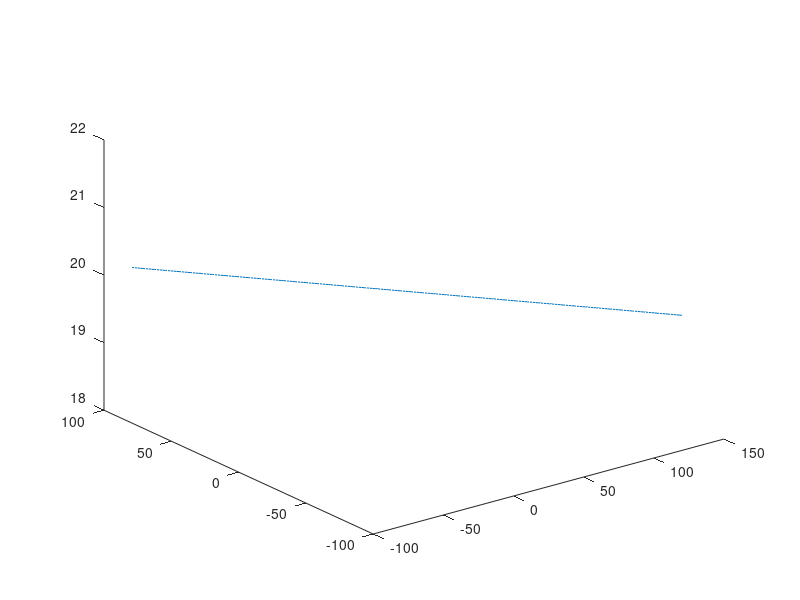

This figure's MATLAB source:
%% Pontificia UNiversidad Javeriana / Calculo Vectorial / Limites y Continuidad
%% Primer punto: Considere la funcion f(x,y,z)=xyz. ¿Tiene f un valor maximo sobre la recta con parametrizacion x=20-t, y=t, z=20?, Si lo tiene ¿cual es?

%visualizamos la recta
t=linspace(-100,100,200);
x=20-t;
y=t;
z=20.*ones(1,200);
plot3(x,y,z)
%visualizamos al superficie
%[x,y]=meshgrid(-50:.5:50, -50:.5:50);
%w= x*y*z;